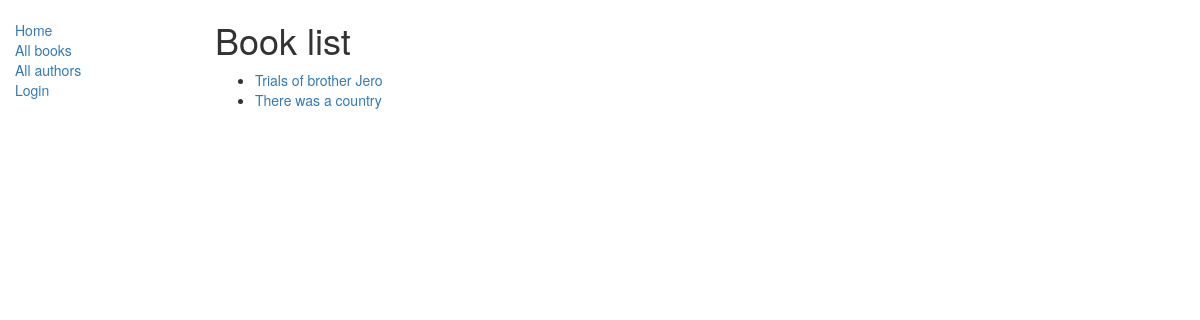
Page /catalog/books/ on the earlier database version.
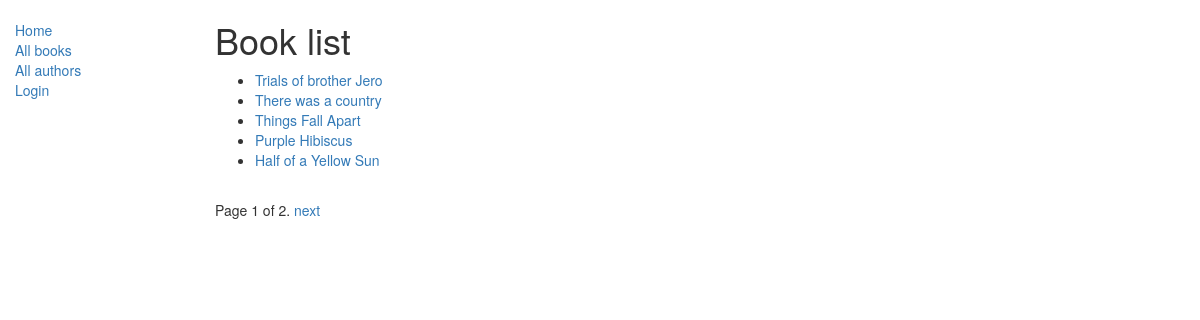
Same page on the later database version.
### catalog/models.py (models this page shows, shortened)
class Book(models.Model):
    title = models.CharField(max_length=200)
    author = models.ForeignKey('Author', on_delete=models.SET_NULL, null=True)
    summary = models.TextField(max_length=1000, help_text='Enter a brief description of the book')
    isbn = models.CharField('ISBN',max_length=13, help_text='13 Character <a href="https://www.isbn-international.org/content/what-isbn">ISBN number</a>')
    genre = models.ManyToManyField(Genre, help_text='Select a genre for this book')
    language = models.ForeignKey('Language', on_delete=models.SET_NULL, null=True)
    def get_absolute_url(self):
        return reverse('book-detail', args=[str(self.id)])
    def display_genre(self):
        """
        Creates a string for the Genre. This is required to display genre in Admin.
        """
        return ', '.join([ genre.name for genre in self.genre.all()[:3] ])
    display_genre.short_description = 'Genre'

### catalog/views.py (the view)
# urls.py: path('books/', views.BookListView.as_view() , name = 'books'),
class BookListView(generic.ListView):
    model = Book
    paginate_by = 5
    context_object_name = 'book_list'
    template_name = 'book_list.html'
    def get_context_data(self , **kwargs):
        context = super(BookListView , self).get_context_data(**kwargs)
        return context

### catalog/templates/catalog/book_list.html
{% extends "catalog/base_generic.html" %}
{%block content %}
    <h1>Book list</h1>
    {%if book_list %}
    <ul>
        {%for book in book_list %}
            <li>
                <a href ="{{book.get_absolute_url}}">{{book.title}}</a>
            </li>
        {% endfor %}
    </ul>
    {% else %}
        <p>There are no books in the library</p>
    {% endif %}
{% endblock%}

Differences in the rows shown:
added Book: title "Things Fall Apart"
added Book: title "Purple Hibiscus"
added Book: title "Half of a Yellow Sun"
Other differences:
{{ page_obj.number }}: (not shown) → "1"
{{ page_obj.paginator.num_pages }}: (not shown) → "2"
text now shown: "Page of . next"
